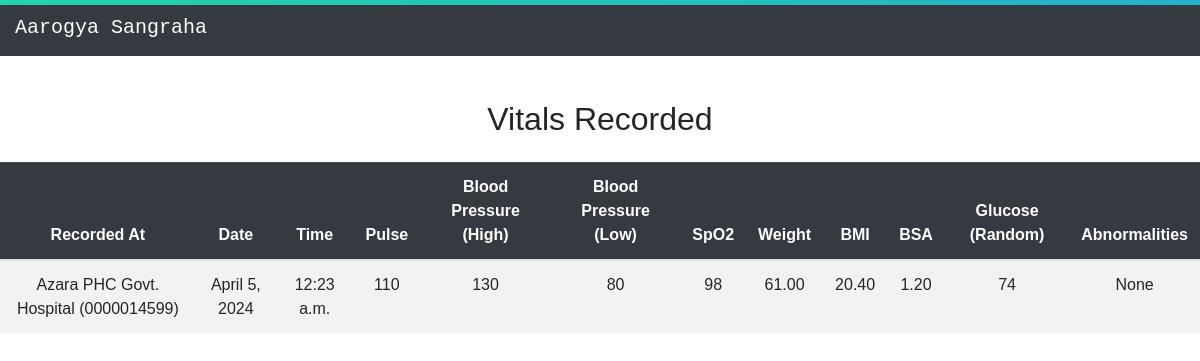
Screenshot of /treatment/vitals-list/342925908623 with the database file from the repository.
### treatment/models.py (models this page shows, shortened)
class Vitals(models.Model):
    hospitalID = models.ForeignKey(Hospital, on_delete=models.SET_NULL, null=True, blank=True, to_field='hospitalID')
    aadharNo = models.ForeignKey(Patient,on_delete=models.CASCADE,to_field='aadharNo')
    date = models.DateField(auto_now_add=True)
    time = models.TimeField(auto_now_add=True)
    pulse = models.IntegerField()
    bp_High = models.IntegerField()
    bp_low = models.IntegerField()
    spO2 = models.IntegerField()
    weight = models.DecimalField(max_digits=5, decimal_places=2)
    bmi = models.DecimalField(max_digits=5, decimal_places=2)
    bsa = models.DecimalField(max_digits=5, decimal_places=2)
    glucose = models.IntegerField()
    abnormalities = models.CharField(max_length=100,default=None,null=True,blank=True)

class Hospital(models.Model):
    user=models.OneToOneField(User,on_delete=models.CASCADE)
    hospitalID = models.CharField(max_length=10,primary_key=True)
    address = models.CharField(max_length=100)
    city = models.CharField(max_length=30)
    state = models.CharField(max_length=15)
    pincode = models.CharField(max_length=6)
    status = models.CharField(max_length=20, choices=(
        ('pending', 'Pending Verification'),
        ('approved', 'Approved'),
        ('rejected', 'Rejected')
    ), default='pending')
    def __str__(self):
        return f"{self.user.first_name} {self.user.last_name} ({self.hospitalID})"

### treatment/views.py (the view)
# urls.py: path('vitals-list/<str:aadharNo>',views.vitals_list,name='vitals_list'),
def vitals_list(request, aadharNo):
    vitals = models.Vitals.objects.filter(aadharNo=aadharNo).order_by('-time')
    return render(request, 'treatment/vitals_list.html', {'vitals': vitals})

### treatment/templates/treatment/vitals_list.html (shortened to what this page needs)
{% load static %}
<!DOCTYPE html>
<html lang="en">
<head>
    <link rel="stylesheet" href="https://cdn.jsdelivr.net/npm/bootstrap@4.6.1/dist/css/bootstrap.min.css">
    <link rel="stylesheet" href="https://cdnjs.cloudflare.com/ajax/libs/font-awesome/5.10.2/css/all.css">
    <link rel="stylesheet" href="{% static 'treatment/css/vitalsList.css' %}">
    <link rel="stylesheet" href="https://cdnjs.cloudflare.com/ajax/libs/font-awesome/5.15.3/css/all.min.css">
</head>
<body>
    <div class="grad-bar"></div>
  <nav class="navbar navbar-expand-lg navbar-dark bg-dark">
    <a class="navbar-brand" href="{% url 'home' %}">Aarogya Sangraha</a>
  </nav>
        <h2 class="mb-4">Vitals Recorded</h2>
        <table class="table table-striped table-hover">
            <thead class="table-dark">
                <tr>
                    <th>Recorded At</th>
                    <th>Date</th>
                    <th>Time</th>
                    <th>Pulse</th>
                    <th>Blood Pressure (High)</th>
                    <th>Blood Pressure (Low)</th>
                    <th>SpO2</th>
                    <th>Weight</th>
                    <th>BMI</th>
                    <th>BSA</th>
                    <th>Glucose (Random)</th>
                    <th>Abnormalities</th>
                </tr>
            </thead>
            <tbody>
                {% for vital in vitals %}
                <tr>
                    <td>{{ vital.hospitalID }}</td>
                    <td>{{ vital.date }}</td>
                    <td>{{ vital.time }}</td>
                    <td>{{ vital.pulse }}</td>
                    <td>{{ vital.bp_High }}</td>
                    <td>{{ vital.bp_low }}</td>
                    <td>{{ vital.spO2 }}</td>
                    <td>{{ vital.weight }}</td>
                    <td>{{ vital.bmi }}</td>
                    <td>{{ vital.bsa }}</td>
                    <td>{{ vital.glucose }}</td>
                    <td>{{ vital.abnormalities }}</td>
                </tr>
                {% endfor %}
            </tbody>
        </table>
</html>

### treatment/static/treatment/css/vitalsList.css (style rules this page uses)
body { font-family: 'Poppins', sans-serif, Arial; text-align: center; margin: 0; padding-top: 100px; }
* { margin: 0; padding: 0; }
.navbar { font-family: "Space Mono", monospace; padding-right: 10px; padding-left: 15px; display: -webkit-box; display: -ms-flexbox; display: flex; -webkit-box-pack: justify; -ms-flex-pack: justify; justify-content: space-between; -webkit-box-align: center; -ms-flex-align: center; align-items: center; position: fixed; top: 0; width: 100%; z-index: 1000; }
.grad-bar { width: 100%; height: 5px; z-index: 1001; background: -webkit-linear-gradient(-45deg, #EE7752, #E73C7E, #23A6D5, #23D5AB); background: linear-gradient(-45deg, #EE7752, #E73C7E, #23A6D5, #23D5AB); background-size: 400% 400%; -webkit-animation: gradbar 7.5s ease infinite; -moz-animation: gradbar 7.5s ease infinite; -o-animation: gradbar 7.5s ease infinite; animation: gradbar 7.5s ease infinite; position: fixed; top: 0; }

### treatment/templates/treatment/vitals_list.html (style rules this page uses)
th,td { text-align: center; }

### rows the page displays
Vitals: hospitalID "Azara PHC Govt. Hospital (0000014599)", date "April 5, 2024", time "12:23 a.m.", pulse "110", bp_High "130", bp_low "80", spO2 "98", weight "61.00", bmi "20.40", bsa "1.20", glucose "74", abnormalities "None"
